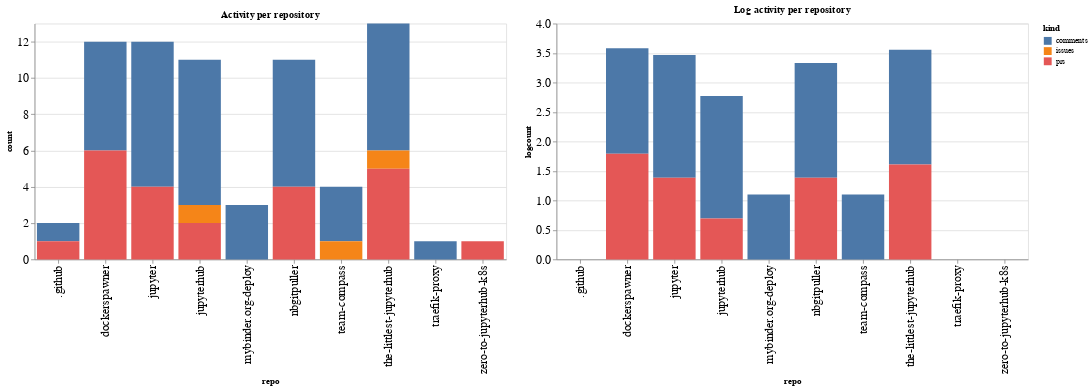

Notebook cell for this chart:
### Code cell
ch1 = alt.Chart(repo_summaries, width=600, title="Activity per repository").mark_bar().encode(
    x='repo',
    y='count',
    color='kind',
    tooltip="kind"
)

ch2 = alt.Chart(repo_summaries, width=600, title="Log activity per repository").mark_bar().encode(
    x='repo',
    y='logcount',
    color='kind',
    tooltip="kind"
)

ch1 | ch2

### Figure 1 — Vega-Lite specification as saved in the notebook (floating-point values rounded to 4 significant figures)
{"config": {"axisLeft": {"labelFontSize": 15}, "axisBottom": {"labelFontSize": 15}}, "hconcat": [{"mark": "bar", "encoding": {"color": {"type": "nominal", "field": "kind"}, "tooltip": {"type": "nominal", "field": "kind"}, "x": {"type": "nominal", "field": "repo"}, "y": {"type": "quantitative", "field": "count"}}, "title": "Activity per repository", "width": 600}, {"mark": "bar", "encoding": {"color": {"type": "nominal", "field": "kind"}, "tooltip": {"type": "nominal", "field": "kind"}, "x": {"type": "nominal", "field": "repo"}, "y": {"type": "quantitative", "field": "logcount"}}, "title": "Log activity per repository", "width": 600}], "data": {"name": "data-03b0ade18f599ed03f11553884cbc186"}, "$schema": "https://vega.github.io/schema/vega-lite/v4.8.1.json", "datasets": {"data-03b0ade18f599ed03f11553884cbc186": [{"repo": ".github", "kind": "comments", "count": 1, "logcount": 0.0}, {"repo": ".github", "kind": "prs", "count": 1, "logcount": 0.0}, {"repo": "dockerspawner", "kind": "comments", "count": 6, "logcount": 1.792}, {"repo": "dockerspawner", "kind": "prs", "count": 6, "logcount": 1.792}, {"repo": "jupyter", "kind": "comments", "count": 8, "logcount": 2.079}, {"repo": "jupyter", "kind": "prs", "count": 4, "logcount": 1.386}, {"repo": "jupyterhub", "kind": "comments", "count": 8, "logcount": 2.079}, {"repo": "jupyterhub", "kind": "issues", "count": 1, "logcount": 0.0}, {"repo": "jupyterhub", "kind": "prs", "count": 2, "logcount": 0.6931}, {"repo": "mybinder.org-deploy", "kind": "comments", "count": 3, "logcount": 1.099}, {"repo": "nbgitpuller", "kind": "comments", "count": 7, "logcount": 1.946}, {"repo": "nbgitpuller", "kind": "prs", "count": 4, "logcount": 1.386}, {"repo": "team-compass", "kind": "comments", "count": 3, "logcount": 1.099}, {"repo": "team-compass", "kind": "issues", "count": 1, "logcount": 0.0}, {"repo": "the-littlest-jupyterhub", "kind": "comments", "count": 7, "logcount": 1.946}, {"repo": "the-littlest-jupyterhub", "kind": "issues", "count": 1, "logcount": 0.0}, {"repo": "the-littlest-jupyterhub", "kind": "prs", "count": 5, "logcount": 1.609}, {"repo": "traefik-proxy", "kind": "comments", "count": 1, "logcount": 0.0}, {"repo": "zero-to-jupyterhub-k8s", "kind": "prs", "count": 1, "logcount": 0.0}]}}
